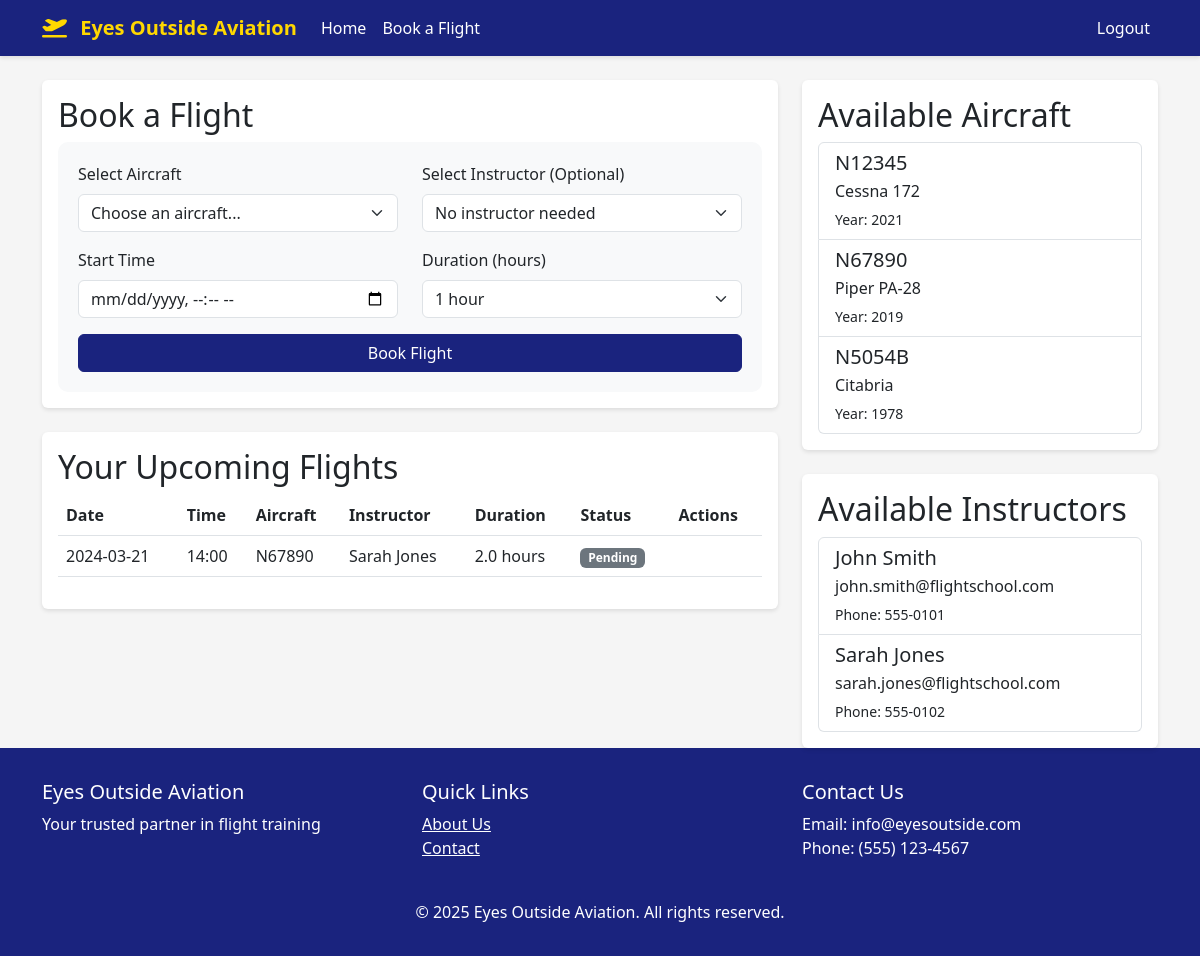
/booking/dashboard (signed in), run on an earlier commit of the app's database.
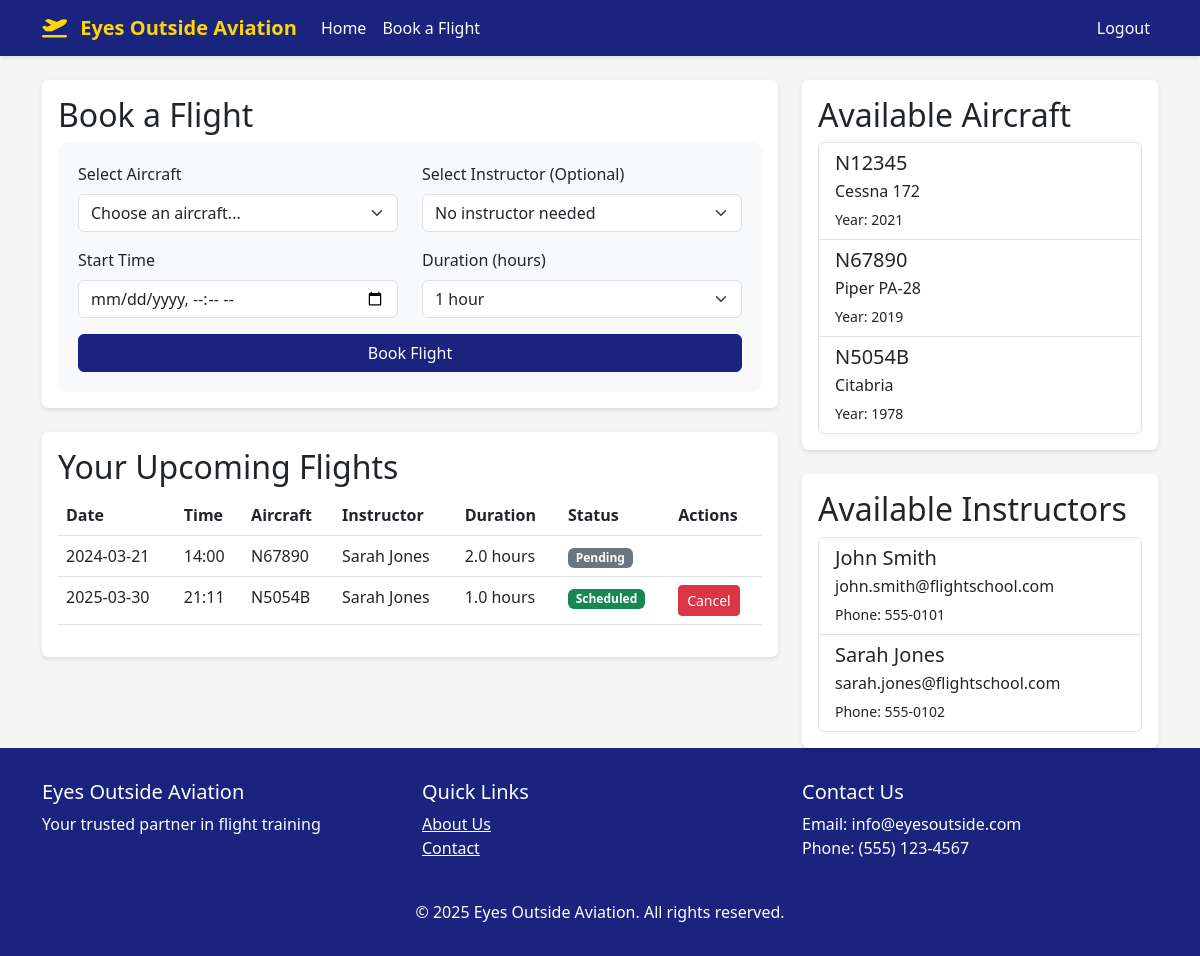
And on a later commit of the database.
### app/models.py (models this page shows, shortened)
class Booking(db.Model):
    id = db.Column(db.Integer, primary_key=True)
    student_id = db.Column(db.Integer, db.ForeignKey('user.id'), nullable=False)
    instructor_id = db.Column(db.Integer, db.ForeignKey('user.id'), nullable=True)  # Optional instructor
    aircraft_id = db.Column(db.Integer, db.ForeignKey('aircraft.id'), nullable=False)
    start_time = db.Column(db.DateTime, nullable=False)
    end_time = db.Column(db.DateTime, nullable=False)
    status = db.Column(db.String(20), default='pending')  # pending, confirmed, completed, cancelled
    created_at = db.Column(db.DateTime, default=datetime.utcnow)
    updated_at = db.Column(db.DateTime, default=datetime.utcnow, onupdate=datetime.utcnow)

class Aircraft(db.Model):
    id = db.Column(db.Integer, primary_key=True)
    tail_number = db.Column(db.String(10), unique=True, nullable=False)
    make_model = db.Column(db.String(100), nullable=False)
    year = db.Column(db.Integer)
    status = db.Column(db.String(20), default='available')  # available, maintenance, retired
    created_at = db.Column(db.DateTime, default=datetime.utcnow)
    bookings = db.relationship('Booking', backref='aircraft', lazy='dynamic')

class User(UserMixin, db.Model):
    id = db.Column(db.Integer, primary_key=True)
    email = db.Column(db.String(120), unique=True, nullable=False)
    first_name = db.Column(db.String(64))
    last_name = db.Column(db.String(64))
    name = db.Column(db.String(128))  # Full name, computed from first_name and last_name
    phone = db.Column(db.String(20))
    address = db.Column(db.String(256))
    password_hash = db.Column(db.String(128))
    is_admin = db.Column(db.Boolean, default=False)
    is_instructor = db.Column(db.Boolean, default=False)
    student_id = db.Column(db.String(20), unique=True)
    certificates = db.Column(db.String(200))
    status = db.Column(db.String(20), default='active')  # active, unavailable, inactive
    created_at = db.Column(db.DateTime, default=datetime.utcnow)
    bookings_as_student = db.relationship('Booking', backref='student', lazy='dynamic',
                                        foreign_keys='Booking.student_id')
    bookings_as_instructor = db.relationship('Booking', backref='instructor', lazy='dynamic',
                                           foreign_keys='Booking.instructor_id')

### app/routes/booking.py (the view)
@bp.route('/dashboard')
@login_required
def dashboard():
    aircraft = Aircraft.query.filter_by(status='available').all()
    instructors = User.query.filter(User.certificates.isnot(None)).all()  # Get users with certificates (instructors)
    user_bookings = Booking.query.filter_by(student_id=current_user.id).order_by(Booking.start_time).all()
    return render_template('booking/dashboard.html',
                         aircraft=aircraft,
                         instructors=instructors,
                         bookings=user_bookings)

### app/__init__.py (called while the page is built)
def create_app(config_class=Config):
    app = Flask(__name__)
    app.config.from_object(config_class)
    db.init_app(app)
    login_manager.init_app(app)
    mail.init_app(app)
    migrate.init_app(app, db)
    login_manager.login_view = 'auth.login'
    login_manager.login_message = 'Please log in to access this page.'
    from app.routes import auth, admin, booking, main
    app.register_blueprint(auth.bp, url_prefix='/auth')
    app.register_blueprint(admin.bp, url_prefix='/admin')
    app.register_blueprint(booking.bp, url_prefix='/booking')
    app.register_blueprint(main.bp)
    @app.context_processor
    def utility_processor():
        return {'now': datetime.now()}
    with app.app_context():
        db.create_all()
        db.session.commit()
    return app

@login_manager.user_loader
def load_user(id):
    return User.query.get(int(id))

### app/templates/booking/dashboard.html (shortened to what this page needs)
{% extends "base.html" %}
{% block extra_css %}
<link href="https://cdn.jsdelivr.net/npm/flatpickr/dist/flatpickr.min.css" rel="stylesheet">
{% endblock %}
{% block content %}
<div class="row">
    <div class="col-md-8">
        <div class="card mb-4">
            <div class="card-body">
                <h2 class="card-title">Book a Flight</h2>
                <form method="POST" action="{{ url_for('booking.create_booking') }}" class="booking-form">
                    <div class="row">
                        <div class="col-md-6 mb-3">
                            <label for="aircraft_id" class="form-label">Select Aircraft</label>
                            <select class="form-select" id="aircraft_id" name="aircraft_id" required>
                                <option value="">Choose an aircraft...</option>
                            </select>
                        </div>
                        <div class="col-md-6 mb-3">
                            <label for="instructor_id" class="form-label">Select Instructor (Optional)</label>
                            <select class="form-select" id="instructor_id" name="instructor_id">
                                <option value="">No instructor needed</option>
                            </select>
                        </div>
                    </div>
                    <div class="row">
                        <div class="col-md-6 mb-3">
                            <label for="start_time" class="form-label">Start Time</label>
                            <input type="datetime-local" class="form-control" id="start_time" name="start_time" required>
                        </div>
                        <div class="col-md-6 mb-3">
                            <label for="duration" class="form-label">Duration (hours)</label>
                            <select class="form-select" id="duration" name="duration" required>
                                <option value="1">1 hour</option>
                            </select>
                        </div>
                    </div>
                    <div class="d-grid">
                        <button type="submit" class="btn btn-primary">Book Flight</button>
                    </div>
                </form>
            </div>
        </div>
        <div class="card">
            <div class="card-body">
                <h2 class="card-title">Your Upcoming Flights</h2>
                <div class="table-responsive">
                    <table class="table">
                        <thead>
                            <tr>
                                <th>Date</th>
                                <th>Time</th>
                                <th>Aircraft</th>
                                <th>Instructor</th>
                                <th>Duration</th>
                                <th>Status</th>
                                <th>Actions</th>
                            </tr>
                        </thead>
                        <tbody>
                            {% for booking in bookings %}
                            <tr>
                                <td>{{ booking.start_time.strftime('%Y-%m-%d') }}</td>
                                <td>{{ booking.start_time.strftime('%H:%M') }}</td>
                                <td>{{ booking.aircraft.tail_number }}</td>
                                <td>{{ booking.instructor.first_name ~ ' ' ~ booking.instructor.last_name if booking.instructor else 'Solo' }}</td>
                                <td>{{ ((booking.end_time - booking.start_time).total_seconds() / 3600)|round(1) }} hours</td>
                                <td>
                                    <span class="badge bg-{{ 'success' if booking.status == 'scheduled' else 'secondary' }}">
                                        {{ booking.status|title }}
                                    </span>
                                </td>
                                <td>
                                    {% if booking.status == 'scheduled' %}
                                    <form method="POST" action="{{ url_for('booking.cancel_booking', id=booking.id) }}" class="d-inline">
                                        <button type="submit" class="btn btn-sm btn-danger" onclick="return confirm('Are you sure you want to cancel this booking?')">
                                            Cancel
                                        </button>
                                    </form>
                                    {% endif %}
                                </td>
                            </tr>
                            {% endfor %}
                        </tbody>
                    </table>
                </div>
            </div>
        </div>
    </div>
    <div class="col-md-4">
        <div class="card">
            <div class="card-body">
                <h2 class="card-title">Available Aircraft</h2>
                <div class="list-group">
                    {% for aircraft in aircraft %}
                    <div class="list-group-item">
                        <h5 class="mb-1">{{ aircraft.tail_number }}</h5>
                        <p class="mb-1">{{ aircraft.make_model }}</p>
                        <small>Year: {{ aircraft.year }}</small>
                    </div>
                    {% endfor %}
                </div>
            </div>
        </div>
        <div class="card mt-4">
            <div class="card-body">
                <h2 class="card-title">Available Instructors</h2>
                <div class="list-group">
                    {% for instructor in instructors %}
                    <div class="list-group-item">
                        <h5 class="mb-1">{{ instructor.first_name }} {{ instructor.last_name }}</h5>
                        <p class="mb-1">{{ instructor.email }}</p>
                        <small>Phone: {{ instructor.phone }}</small>
                    </div>
                    {% endfor %}
                </div>
            </div>
        </div>
    </div>
</div>
{% endblock %}

### app/templates/base.html (shortened to what this page needs)
<!DOCTYPE html>
<html lang="en">
<head>
    <link href="https://cdn.jsdelivr.net/npm/bootstrap@5.3.0/dist/css/bootstrap.min.css" rel="stylesheet">
    <link href="https://cdnjs.cloudflare.com/ajax/libs/font-awesome/6.0.0/css/all.min.css" rel="stylesheet">
    {% block extra_css %}{% endblock %}
</head>
<body>
    <nav class="navbar navbar-expand-lg navbar-dark">
        <div class="container">
            <a class="navbar-brand" href="{{ url_for('main.index') }}">
                <i class="fas fa-plane-departure me-2"></i>
                Eyes Outside Aviation
            </a>
            <div class="collapse navbar-collapse" id="navbarNav">
                <ul class="navbar-nav me-auto">
                    <li class="nav-item">
                        <a class="nav-link" href="{{ url_for('main.index') }}">Home</a>
                    </li>
                    {% if current_user.is_authenticated %}
                        {% if current_user.is_admin %}
                            <li class="nav-item">
                                <a class="nav-link" href="{{ url_for('admin.admin_dashboard') }}">Admin Dashboard</a>
                            </li>
                        {% else %}
                            <li class="nav-item">
                                <a class="nav-link" href="{{ url_for('booking.dashboard') }}">Book a Flight</a>
                            </li>
                        {% endif %}
                    {% endif %}
                </ul>
                <ul class="navbar-nav">
                    {% if current_user.is_authenticated %}
                        <li class="nav-item">
                            <a class="nav-link" href="{{ url_for('auth.logout') }}">Logout</a>
                        </li>
                    {% endif %}
                </ul>
            </div>
        </div>
    </nav>
    <div class="container mt-4">
        {% block content %}{% endblock %}
    </div>
    <footer class="footer mt-auto">
        <div class="container">
            <div class="row">
                <div class="col-md-4">
                    <h5>Eyes Outside Aviation</h5>
                    <p>Your trusted partner in flight training</p>
                </div>
                <div class="col-md-4">
                    <h5>Quick Links</h5>
                    <ul class="list-unstyled">
                        <li><a href="{{ url_for('main.about') }}" class="text-white">About Us</a></li>
                        <li><a href="{{ url_for('main.contact') }}" class="text-white">Contact</a></li>
                    </ul>
                </div>
                <div class="col-md-4">
                    <h5>Contact Us</h5>
                    <p>Email: info@eyesoutside.com<br>
                    Phone: (555) 123-4567</p>
                </div>
            </div>
            <div class="row mt-4">
                <div class="col-12 text-center">
                    <p class="mb-0">&copy; {{ now.year }} Eyes Outside Aviation. All rights reserved.</p>
                </div>
            </div>
        </div>
    </footer>
</body>
</html>

### app/templates/base.html (style rules this page uses)
:root { --primary-color: #1a237e; --secondary-color: #0d47a1; --accent-color: #ffd700; }
body { font-family: 'Segoe UI', Tahoma, Geneva, Verdana, sans-serif; background-color: #f5f5f5; }
.navbar { background-color: var(--primary-color); box-shadow: 0 2px 4px rgba(0,0,0,0.1); }
.navbar-brand { color: var(--accent-color) !important; font-weight: bold; }
.nav-link { color: white !important; transition: color 0.3s ease; }
.btn-primary { background-color: var(--primary-color); border-color: var(--primary-color); }
.card { border: none; box-shadow: 0 2px 4px rgba(0,0,0,0.1); transition: transform 0.3s ease; }
.footer { background-color: var(--primary-color); color: white; padding: 2rem 0; margin-top: 3rem; }

### app/templates/booking/dashboard.html (style rules this page uses)
.booking-form { background-color: #f8f9fa; padding: 20px; border-radius: 10px; }

What changed in the data, as far as the page shows it:
added Booking: start_time "2025-03-30", start_time "21:11", aircraft.tail_number "N5054B", instructor "Sarah Jones", end_time+start_time "1.0", status "Scheduled"
